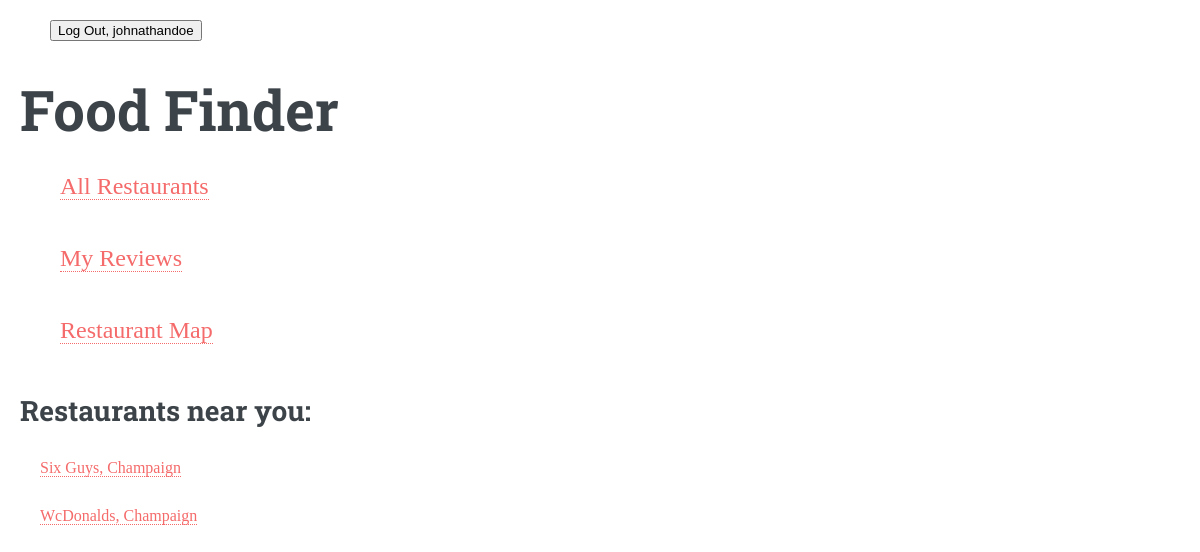
The app's page /restaurant/ (signed in) with its own data.
### foodfinder/models.py (models this page shows)
class Restaurant(models.Model):
    restaurant_id = models.AutoField(primary_key=True)
    restaurant_name = models.CharField(max_length=30)
    restaurant_location = models.CharField(max_length=30)
    restaurant_latitude = models.FloatField()
    restaurant_longitude = models.FloatField()
    restaurant_price = models.IntegerField()
    avg_rating = models.FloatField()
    def __str__(self):
        base = f"{self.restaurant_name}, {self.restaurant_location}"
        return f"{base}"
    def get_absolute_url(self):
        return reverse('restaurant-detail-url',
                       kwargs={'primary_key': self.pk}
                       )

### foodfinder/views.py (the view, shortened to what this page needs)
# urls.py: path('restaurant/', RestaurantView.as_view(), name='restaurant-url'),
class RestaurantView(ListView):
    model = Restaurant
    template_name = 'food/restaurant_list.html'
    context_object_name = 'restaurant_rows_for_looping'

### foodfinder/templates/food/restaurant_list.html (shortened to what this page needs)
{% extends 'food/base.html' %}
{% block content %}
    <h2>Restaurants near you:</h2>
    <ul>
        {% for restaurant_for_loop in restaurant_rows_for_looping %}
            <p>
                <a href="{{ restaurant_for_loop.get_absolute_url }}"> {{ restaurant_for_loop }}</a>
            </p>
        {% empty %}
            No restaurants yet!
        {% endfor %}
    </ul>
{% endblock %}

### foodfinder/templates/food/base.html (shortened to what this page needs)
<!DOCTYPE html>
<html lang="en">
{% load static %}
<head>
    <link rel="stylesheet" href="{%  static 'css/main.css' %}"/>
</head>
<header class="bg-primary text-white py-3 mb-4">
    <div class="container d-flex align-items-center">
        <ul class="nav ms-auto">
            {% if user.is_authenticated %}
                <form action="{% url 'logout_urlpattern' %}" method="post" class="ms-auto">
                    <button class="btn btn-sm btn-outline-light" type="submit">
                        Log Out, {{ user.get_username }}
                    </button>
                </form>
            {% else %}
                <a class="btn btn-sm btn-outline-light ms-auto" href="{% url 'login_urlpattern' %}">Log In</a>
            {% endif %}
        </ul>
    </div>
</header>
<h1>Food Finder</h1>
<nav class="navbar navbar-expand-lg navbar-light bg-white border-bottom mb-4">
    <div class="container">
        <ul class="navbar-nav">
            <p style="font-size:150%;" class="nav-item"><a class="nav-link" href="{% url 'restaurant-url' %}">All Restaurants</a></p>
            <p style="font-size:150%;" class="nav-item"><a class="nav-link" href="{% url 'my-reviews-url' %}">My Reviews</a></p>
            <p style="font-size:150%;" class="nav-item"><a class="nav-link" href="{% url 'map_url' %}">Restaurant Map</a></p>
        </ul>
    </div>
</nav>
<body>
    <main class="container mb-5">
        {% block content %}{% endblock %}
    </main>
</body>
</html>

### static/css/main.css (style rules this page uses)
html, body, div, span, applet, object, iframe, h1, h2, h3, h4, h5, h6, p, blockquote, pre, a, abbr, acronym, address, big, cite, code, del, dfn, em, img, ins, kbd, q, s, samp, small, strike, strong, sub, sup, tt, var, b, u, i, center, dl, dt, dd, ol, ul, li, fieldset, form, label, legend, table, caption, tbody, tfoot, thead, tr, th, td, article, aside, canvas, details, embed, figure, figcaption, footer, header, hgroup, menu, nav, output, ruby, section, summary, time, mark, audio, video { margin: 10px; padding: 0; border: 0px; font-size: 100%; font: inherit; vertical-align: baseline; }
article, aside, details, figcaption, figure, footer, header, hgroup, menu, nav, section { display: block; }
body { line-height: 1; }
ol, ul { list-style: none; }
body { -webkit-text-size-adjust: none; }

### records on screen
Restaurant: restaurant_name+restaurant_location "Six Guys, Champaign"
Restaurant: restaurant_name+restaurant_location "WcDonalds, Champaign"

### other values on screen
{{ user.get_username }} "johnathandoe"
